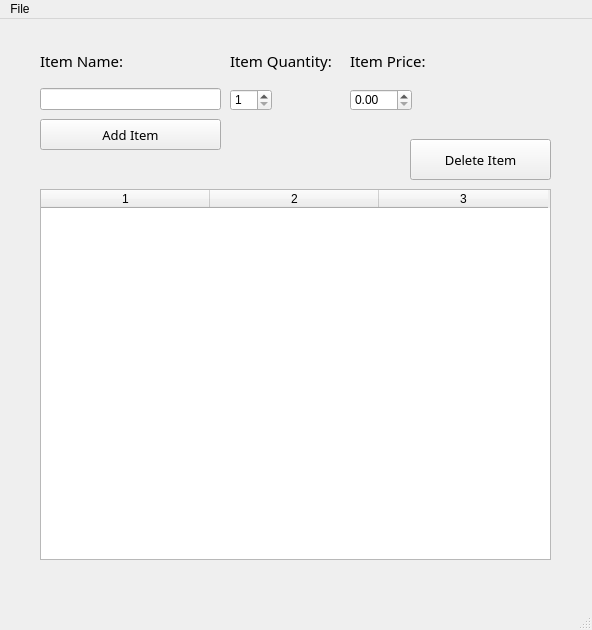
<?xml version="1.0" encoding="UTF-8"?>
<ui version="4.0">
 <class>InventoryWin</class>
 <widget class="QMainWindow" name="InventoryWin">
  <property name="geometry">
   <rect>
    <x>0</x>
    <y>0</y>
    <width>592</width>
    <height>630</height>
   </rect>
  </property>
  <property name="windowTitle">
   <string>MainWindow</string>
  </property>
  <widget class="QWidget" name="centralwidget">
   <widget class="QPushButton" name="pushButton">
    <property name="geometry">
     <rect>
      <x>40</x>
      <y>100</y>
      <width>181</width>
      <height>31</height>
     </rect>
    </property>
    <property name="font">
     <font>
      <family>Century Gothic</family>
      <pointsize>10</pointsize>
     </font>
    </property>
    <property name="text">
     <string>Add Item</string>
    </property>
   </widget>
   <widget class="QPushButton" name="deleteButton">
    <property name="geometry">
     <rect>
      <x>410</x>
      <y>120</y>
      <width>141</width>
      <height>41</height>
     </rect>
    </property>
    <property name="font">
     <font>
      <family>Century Gothic</family>
      <pointsize>10</pointsize>
     </font>
    </property>
    <property name="text">
     <string>Delete Item</string>
    </property>
   </widget>
   <widget class="QTableWidget" name="invData">
    <property name="geometry">
     <rect>
      <x>40</x>
      <y>170</y>
      <width>511</width>
      <height>371</height>
     </rect>
    </property>
    <property name="rowCount">
     <number>0</number>
    </property>
    <property name="columnCount">
     <number>3</number>
    </property>
    <attribute name="horizontalHeaderCascadingSectionResizes">
     <bool>false</bool>
    </attribute>
    <attribute name="horizontalHeaderDefaultSectionSize">
     <number>169</number>
    </attribute>
    <attribute name="horizontalHeaderHighlightSections">
     <bool>false</bool>
    </attribute>
    <attribute name="horizontalHeaderShowSortIndicator" stdset="0">
     <bool>false</bool>
    </attribute>
    <attribute name="horizontalHeaderStretchLastSection">
     <bool>false</bool>
    </attribute>
    <attribute name="verticalHeaderVisible">
     <bool>false</bool>
    </attribute>
    <attribute name="verticalHeaderShowSortIndicator" stdset="0">
     <bool>false</bool>
    </attribute>
    <attribute name="verticalHeaderStretchLastSection">
     <bool>false</bool>
    </attribute>
    <column/>
    <column/>
    <column/>
   </widget>
   <widget class="QLabel" name="label_2">
    <property name="geometry">
     <rect>
      <x>230</x>
      <y>30</y>
      <width>111</width>
      <height>23</height>
     </rect>
    </property>
    <property name="font">
     <font>
      <family>Century Gothic</family>
      <pointsize>11</pointsize>
     </font>
    </property>
    <property name="text">
     <string>Item Quantity:</string>
    </property>
   </widget>
   <widget class="QSpinBox" name="itemNum">
    <property name="geometry">
     <rect>
      <x>230</x>
      <y>70</y>
      <width>42</width>
      <height>22</height>
     </rect>
    </property>
    <property name="minimum">
     <number>1</number>
    </property>
   </widget>
   <widget class="QDoubleSpinBox" name="priceBox">
    <property name="geometry">
     <rect>
      <x>350</x>
      <y>70</y>
      <width>62</width>
      <height>22</height>
     </rect>
    </property>
   </widget>
   <widget class="QLabel" name="label_3">
    <property name="geometry">
     <rect>
      <x>350</x>
      <y>30</y>
      <width>111</width>
      <height>23</height>
     </rect>
    </property>
    <property name="font">
     <font>
      <family>Century Gothic</family>
      <pointsize>11</pointsize>
     </font>
    </property>
    <property name="text">
     <string>Item Price:</string>
    </property>
   </widget>
   <widget class="QWidget" name="">
    <property name="geometry">
     <rect>
      <x>40</x>
      <y>20</y>
      <width>181</width>
      <height>71</height>
     </rect>
    </property>
    <layout class="QVBoxLayout" name="verticalLayout">
     <item>
      <widget class="QLabel" name="label">
       <property name="font">
        <font>
         <family>Century Gothic</family>
         <pointsize>11</pointsize>
        </font>
       </property>
       <property name="text">
        <string>Item Name:</string>
       </property>
      </widget>
     </item>
     <item>
      <widget class="QLineEdit" name="invInput"/>
     </item>
    </layout>
   </widget>
  </widget>
  <widget class="QMenuBar" name="menubar">
   <property name="geometry">
    <rect>
     <x>0</x>
     <y>0</y>
     <width>592</width>
     <height>21</height>
    </rect>
   </property>
   <widget class="QMenu" name="menuFile">
    <property name="title">
     <string>File</string>
    </property>
    <addaction name="actionSave"/>
    <addaction name="actionExit"/>
   </widget>
   <addaction name="menuFile"/>
  </widget>
  <widget class="QStatusBar" name="statusbar"/>
  <action name="actionSave">
   <property name="text">
    <string>Save</string>
   </property>
  </action>
  <action name="actionExit">
   <property name="text">
    <string>Exit</string>
   </property>
  </action>
 </widget>
 <resources/>
 <connections/>
</ui>
